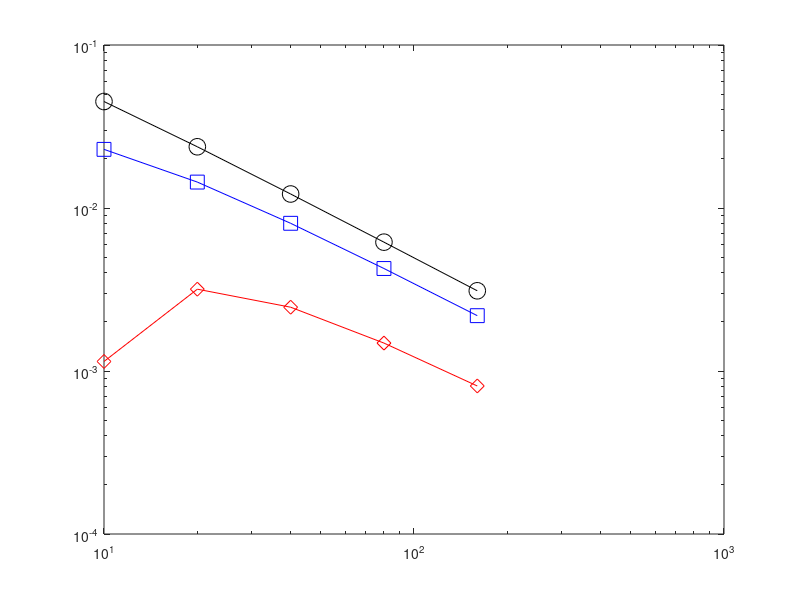

MATLAB code for this plot:
clear all
close all
for i=1:5
    N(i)=10*2^(i-1);
end
for j=1:5
  n=N(j);
  a=0;b=1;
  h=(b-a)/n;
  t=a:h:b;
  F=@(t,y) t; % dy/dx=t
  exact=0.5*t.^2 +1;
  y(1)=1;
  for i=2:n+1
      y(i)=y(i-1)+h*F(t(i-1),y(i-1)); %Euler steps
  end
  Cs=spline(t, y);
  xx=linspace(0, 1, n);
  P=ppval(Cs, t); % Polynomial
  deCs=fnder(Cs);
  deP=ppval(deCs, t); % Derivative of the Polynomial
  yprime=deP;
  Ef=@(t, y, E, yprime) t+E-yprime;
  E(1)=0;
  ynew(1)=1;
  for i=2:n+1
      E(i) = E(i-1)+h*Ef(t(i-1), y(i-1), E(i-1), yprime(i-1)); %Euler steps
      ynew(i)=y(i)+E(i);
  end
  y2=ynew;
  y1=y;
  y=ynew;
  Cs=spline(t, y);
  P=ppval(Cs, t); % Polynomial
  deCs=fnder(Cs);
  deP=ppval(deCs, t); % Derivative of the Polynomial
  yprime=deP;
  Ef=@(t, y, E, yprime) t+E-yprime;
  E(1)=0;
  ynew(1)=1;
  for i=2:n+1
      E(i) = E(i-1)+h*Ef(t(i-1), y(i-1), E(i-1), yprime(i-1)); %Euler steps
      ynew(i)=y(i)+E(i);
  end
  y3=ynew;
  y=ynew;
%   Cs=spline(t, y);
%   P=ppval(Cs, t); % Polynomial
%   deCs=fnder(Cs);
%   deP=ppval(deCs, t); % Derivative of the Polynomial
%   yprime=deP;
%   Ef=@(yprime, t, y, E) t+E-yprime;
%   E(1)=0;
%   ynew(1)=1.0;
%   for i=2:n+1
%       E(i) = E(i-1)+h*Ef(yprime(i-1), t(i-1), y(i-1), E(i-1)); %Euler steps
%       ynew(i)=y(i)+E(i);
%   end
%   y4=ynew;
%   y=ynew;
%   Cs=spline(t, y);
%   P=ppval(Cs, t); % Polynomial
%   deCs=fnder(Cs);
%   deP=ppval(deCs, t); % Derivative of the Polynomial
%   yprime=deP;
%   Ef=@(yprime, t, y, E) t+E-yprime;
%   E(1)=0;
%   ynew(1)=1.0;
%   for i=2:n+1
%       E(i) = E(i)+h*Ef(yprime(i-1), t(i-1), y(i-1), E(i-1)); %Euler steps
%       ynew(i)=y(i)+E(i);
%   end
%   y5=ynew;
  err1(j)=norm(exact(n)-y1(n));
  err2(j)=norm(exact(n)-y2(n));
  err3(j)=norm(exact(n)-y3(n)); 
%   err4(j)=norm(exact(n)-y4(n)); 
%   err5(j)=norm(exact(n)-y5(n)); 
end
% 
loglog(N, err1, '-ko','MarkerSize',12);
hold on
loglog(N, err2, '-sb', 'MarkerSize', 10);
loglog(N, err3, '-dr', 'MarkerSize', 10);
% loglog(N, err4, '-dg', 'MarkerSize', 10);
% loglog(N, err5, '-dm', 'MarkerSize', 10);
% legend('Provisional', '1 Correction', '2 Corrections', '3 Corrections', '4 Corrections')